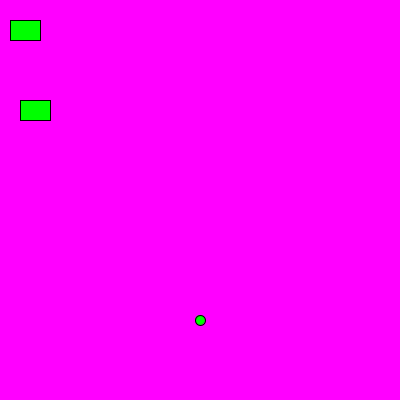
Frame 1 (no input)
Frame 60 (the mouse pressed at the canvas centre just before this capture): identical to frame 1, image omitted
Frame 120 (the mouse held since frame 60 and released just before this capture): identical to frame 1, image omitted

The Processing sketch that drew this single still picture (run headless with seeded random() and noise(); from frame 60 on, the mouse is pressed at the canvas centre):

// Processing sketch: frogger
// ── frogger.pde
void setup () {
  size(400,400);
}
int frogX = 200;
int frogY = 320;
int hopDistance = 30;
Car car1 = new Car();
Car car2 = new Car();
Car car3 = new Car();
/*int c1x = 100;
int c2x = 300;
int c3x = 200;
int c1y = 20;
int c2y = 60;
int c3y = 100;
*/
void draw () {
  background(255,0,255);
  fill(0, 255, 0);
  ellipse(frogX, frogY, 10, 10);
  car1.display();
  car2.display();
  car3.display();
  if (frogY<=0) {
    frogY+=hopDistance;
  } else if (frogY>=400) {
    frogY-=hopDistance;
  } else if (frogX<=0) {
    frogX+=hopDistance;
  } else if (frogX>=400) {
    frogX-=hopDistance;
  }
}
void keyPressed(){
  if (key == CODED) {
    if (keyCode == UP) {
      frogY-=hopDistance;
    } else if(keyCode == DOWN){
      frogY+=hopDistance;
    } else if(keyCode == RIGHT){
      frogX+=hopDistance;
    } else if(keyCode == LEFT){
      frogX-=hopDistance;
    }
  }
}
class Car {
  Car() {}
  void display() {
    fill(0,255,0);
    rect(10, 20, 30, 20);
    rect(20,100,30,20);
  }
  void moveLeft () {
    
  }  
  
}
